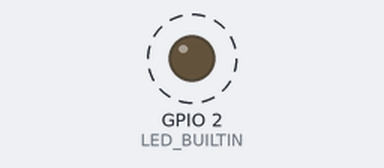
A program run on a simulated ESP8266 (Wemos D1 mini). Shown: output pins drawn as LEDs (lit = HIGH, except the on-board LED, lit = LOW). Dashed ring = blinking.

Above: at 0.5 s.
Timing chart, 0 to 4.6 s (numbered marks = the images above):
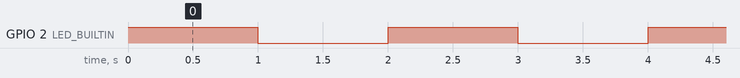

The program:

main.cpp
```cpp
// (licence header left out)
#ifndef MAIN_CPP_AND_SRC_INO
#define MAIN_CPP_AND_SRC_INO

#include "ProjectMain.h"

#endif
```

ProjectMain.h
```cpp
// (licence header left out)
#pragma once

#include "src/Blink.h"
```

Blink.h
```cpp
// (licence header left out)
#pragma once

#include <Arduino.h>

void setup() {
  pinMode(LED_BUILTIN, OUTPUT);
}

void loop() {
  digitalWrite(LED_BUILTIN, HIGH);
  delay(1000);
  digitalWrite(LED_BUILTIN, LOW);
  delay(1000);
}
```

Measured:
- by itself, GPIO 2 (LED_BUILTIN): alternates HIGH for 1.0 s and LOW for 1.0 s
